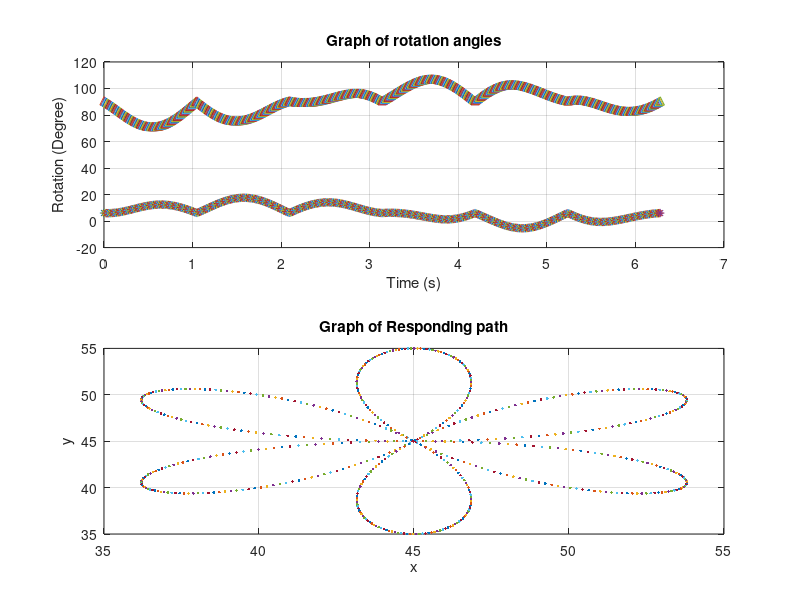

Here is the MATLAB script that generated this plot:
clc
l1=50;
l2=40;
for t = 0:0.01:2*pi
    x = 45+abs(sin(3*t))*10*cos(t);
    y = 45+abs(sin(3*t))*10*sin(t);
    
    C2 = (x^2 + y^2 - l1^2 - l2^2)/(2*l1*l2);
    S2 = sqrt(abs(1 - C2^2));
    
    t2=atan2(S2,C2);
    
    C1 = (x*(l1 + l2*C2) + y*(l2*S2))/((l1+l2*C2)^2+(l2*S2)^2);
    S1 = (-x*(l2*S2) + y*(l1 + l2*C2))/((l1+l2*C2)^2+(l2*S2)^2);
    
    t1=atan2(S1,C1);
    
    Px = l1*cos(t1) + l2*cos(t1 + t2);
    Py = l1*sin(t1) + l2*sin(t1 + t2);
    
    subplot(2,1,1);
    plot(t,t1*180/pi,'*',t,t2*180/pi,'^');
    title('Graph of rotation angles');
    xlabel('Time (s)');ylabel('Rotation (Degree)')
    hold on
    grid on
    
    subplot(2,1,2);
    plot(Px,Py,'.');
    title('Graph of Responding path');
    xlabel('x');ylabel('y');
    hold on
    grid on
    pause(0.02)
    
    
end
